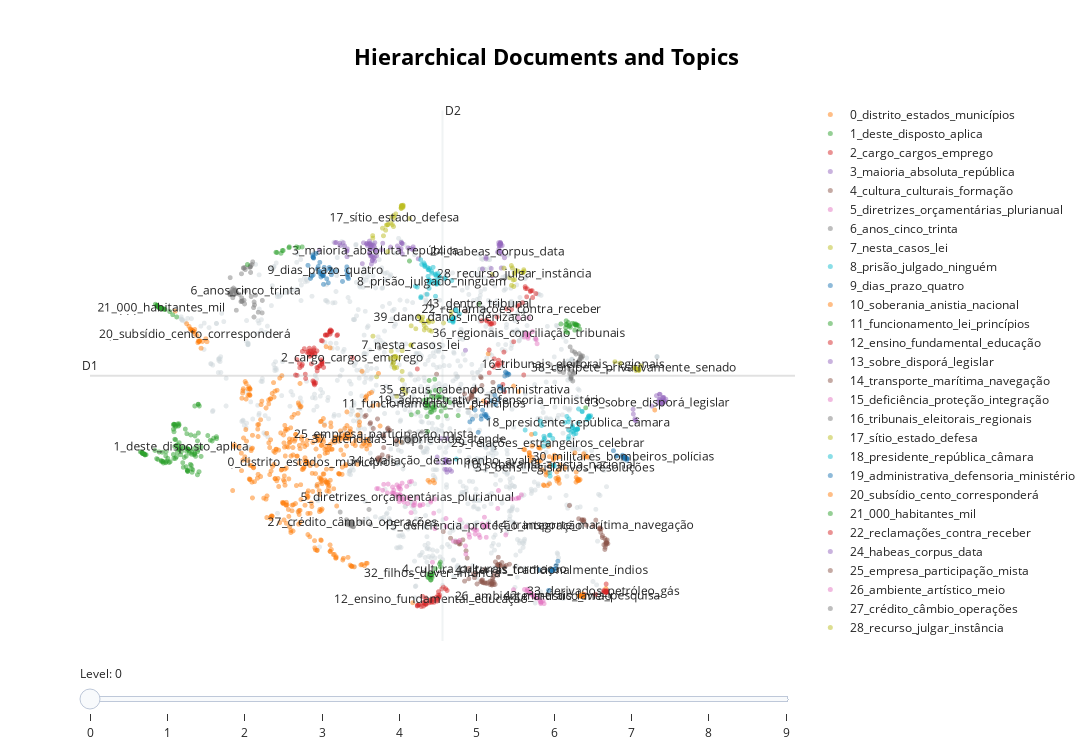

Notebook code for this chart:
### Code cell
from sentence_transformers import SentenceTransformer

#sentence_model = SentenceTransformer("ulysses-camara/legal-bert-pt-br")
embeddings = sentence_model.encode(docs, show_progress_bar=False)


model.visualize_hierarchical_documents(docs, hierarchical_topics, embeddings=embeddings)
